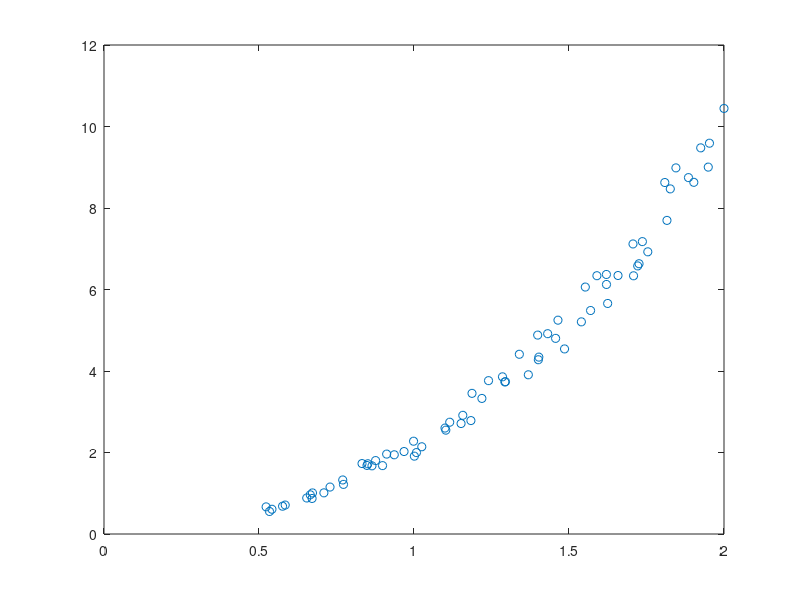

Source code (MATLAB): (Note: this script raises an error after producing the figure.)
%Preston Stringham and River Griffin

fprintf('----------------------------------------------------------- \n')

data = [0.5339 0.5229 0.5418 0.5760 0.5845 0.6540 0.6725 0.6653 0.6712...
    0.7093 0.7291 0.7725 0.7701 0.8323 0.8511 0.8761 0.8484 0.8644...
    0.9363 0.8985 0.9118    0.9679 1.0251    0.9986    1.0011    1.0079...
    1.1152    1.1027    1.1000    1.1518    1.1871    1.1574    1.2190...
    1.1836    1.2931    1.2854    1.2404    1.2949    1.3398    1.3990...
    1.3688    1.4027    1.4312    1.4856 1.4011    1.4568    1.4644...
    1.5399    1.5900    1.5526    1.6209    1.5696    1.6247    1.6207...
    1.7217 1.7082    1.7542    1.6581    1.7064    1.8090    1.7367...
    1.7259    1.8160    1.9249    1.8267    1.9026 1.8854    1.8449...
    1.9531    2.0000    1.9492; 0.5529    0.6656    0.6072    0.6820...
    0.7105    0.8837    1.0083    0.9619    0.8721    1.0101    1.1522...
    1.2175    1.3261    1.7289    1.7241    1.8020    1.6824    1.6731...
    1.9439    1.6780    1.9609    2.0238 2.1408    2.2770    1.9105...
    1.9981    2.7431    2.5484    2.5999    2.7110    3.4514    2.9125...
    3.3270 2.7834    3.7315    3.8573    3.7633    3.7376    4.4106...
    4.8815    3.9071    4.3407    4.9157    4.5416 4.2764    4.8010...
    5.2473    5.2062    6.3385    6.0602    6.1236    5.4844    5.6575...
    6.3688    6.5789 6.3366    6.9248    6.3436    7.1179    8.6254...
    7.1752    6.6326    7.6959    9.4759    8.4690    8.6302 8.7458...
    8.9846    9.5901   10.4433    9.0034 ];

px = data(1,:);
py = data(2,:);
plot(px',py','o') %Comment this plot out for a better look at curves.
hold on

% Line of best fit:
a1 = fit_line(px',py');
fprintf('Line of Best Fit: %f + %f * x\n',a1(1),a1(2))
x1 = linspace(min(px),max(px),100);
y1 = a1(1) + a1(2).*x1;
plot(x1,y1)


% Exponential of best fit:
a2 = fit_line(px', log(py'));
fprintf('Exponential of Best Fit: exp(%f) * exp(%f * x) \n',a2(1),a2(2))
x2 = linspace(min(px),max(px),100);
y2 = exp(a2(1)) * exp(a2(2).*x2);
plot(x2,y2)

% Power of best fit.
a3 = fit_line(log(px'), log(py'));
fprintf('Power of Best Fit: exp(%f) * x^%f \n',a3(1),a3(2))
x3 = linspace(min(px),max(px),100);
y3 = exp(a3(1)) * x3.^(a3(2));
plot(x3,y3)

title("Best Fits")

legend("Data Points", "Line of Best Fit", "Exponential of Best Fit",...
    "Power of Best Fit", 'Location', 'northwest');

set(findall(gca, 'Type', 'Line'),'LineWidth',2);

fprintf('----------------------------------------------------------- \n')